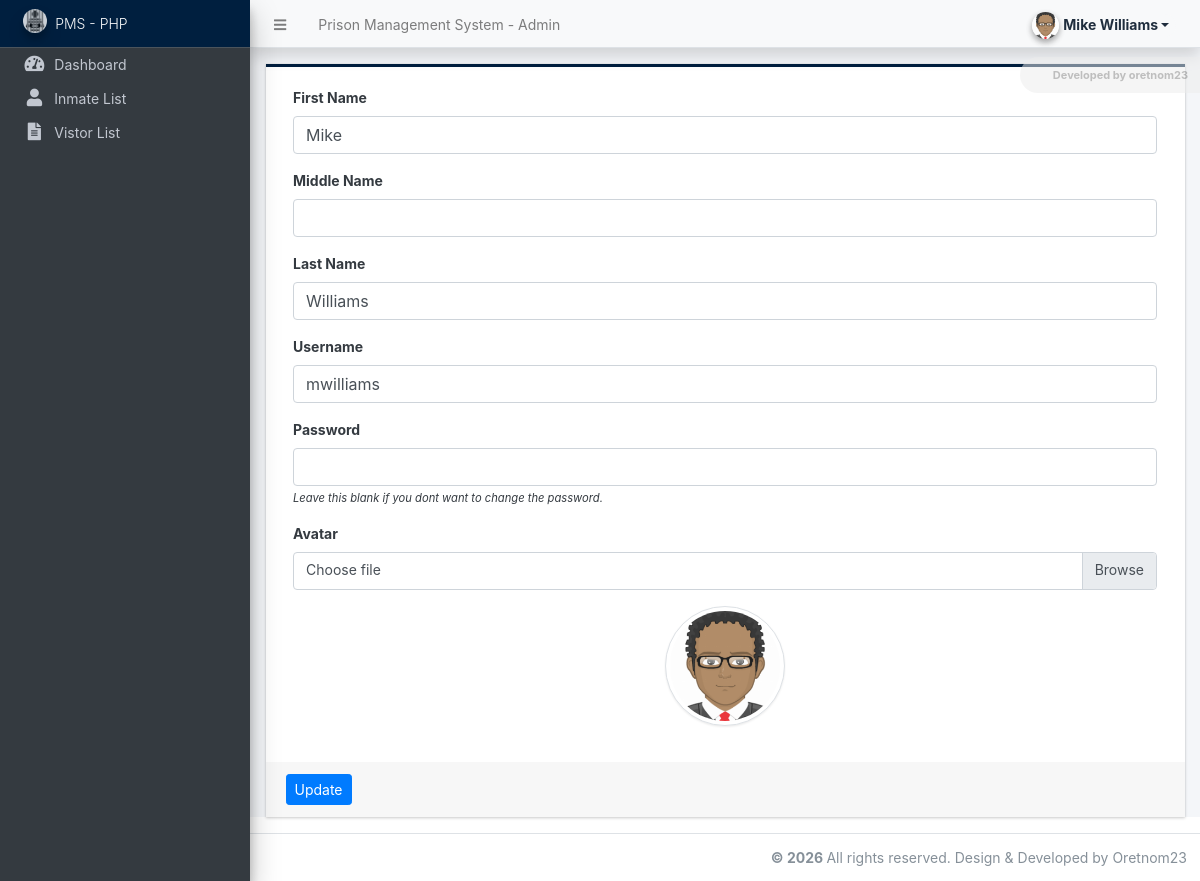
/admin/?page=user (signed in), run on the app's committed database.
### tables this page shows
CREATE TABLE `users` (
  `id` int(50) NOT NULL,
  `firstname` varchar(250) NOT NULL,
  `middlename` text DEFAULT NULL,
  `lastname` varchar(250) NOT NULL,
  `username` text NOT NULL,
  `password` text NOT NULL,
  `avatar` text DEFAULT NULL,
  `last_login` datetime DEFAULT NULL,
  `type` tinyint(1) NOT NULL DEFAULT 0,
  `date_added` datetime NOT NULL DEFAULT current_timestamp(),
  `date_updated` datetime DEFAULT current_timestamp() ON UPDATE current_timestamp()
);

### classes/DBConnection.php (called while the page is built, shortened)
<?php
class DBConnection{
    private $host = DB_SERVER;
    private $username = DB_USERNAME;
    private $password = DB_PASSWORD;
    private $database = DB_NAME;
    public $conn;
    public function __construct(){
        if (!isset($this->conn)) {
            $this->conn = new mysqli($this->host, $this->username, $this->password, $this->database);
        }
    }
}
?>

### classes/SystemSettings.php (called while the page is built, shortened)
<?php
class SystemSettings extends DBConnection{
	function userdata($field = ''){
		if(!empty($field)){
			if(isset($_SESSION['userdata'][$field]))
				return $_SESSION['userdata'][$field];
			else
				return null;
		}else{
			return false;
		}
	}
}
$_settings = new SystemSettings();
?>

### config.php (called while the page is built, shortened)
<?php
require_once('classes/DBConnection.php');
require_once('classes/SystemSettings.php');
function validate_image($file){
    global $_settings;
	if(!empty($file)){
        $ex = explode("?",$file);
        $file = $ex[0];
        $ts = isset($ex[1]) ? "?".$ex[1] : '';
		if(is_file(base_app.$file)){
			return base_url.$file.$ts;
		}else{
			return base_url.($_settings->info('logo'));
		}
	}else{
		return base_url.($_settings->info('logo'));
	}
}
?>

### admin/user/index.php (the view, shortened to what this page needs)
<?php
$user = $conn->query("SELECT * FROM users where id ='".$_settings->userdata('id')."'");
foreach($user->fetch_array() as $k =>$v){
	$meta[$k] = $v;
}
?>
<div class="card card-outline rounded-0 card-navy">
	<div class="card-body">
		<div class="container-fluid">
			<form action="" id="manage-user">
				<div class="form-group">
					<label for="name">First Name</label>
					<input type="text" name="firstname" id="firstname" class="form-control" value="<?php echo isset($meta['firstname']) ? $meta['firstname']: '' ?>" required>
				</div>
				<div class="form-group">
					<label for="name">Middle Name</label>
					<input type="text" name="middlename" id="middlename" class="form-control" value="<?php echo isset($meta['middlename']) ? $meta['middlename']: '' ?>">
				</div>
				<div class="form-group">
					<label for="name">Last Name</label>
					<input type="text" name="lastname" id="lastname" class="form-control" value="<?php echo isset($meta['lastname']) ? $meta['lastname']: '' ?>" required>
				</div>
				<div class="form-group">
					<label for="username">Username</label>
					<input type="text" name="username" id="username" class="form-control" value="<?php echo isset($meta['username']) ? $meta['username']: '' ?>" required  autocomplete="off">
				</div>
				<div class="form-group">
					<label for="password">Password</label>
					<input type="password" name="password" id="password" class="form-control" value="" autocomplete="off">
					<small><i>Leave this blank if you dont want to change the password.</i></small>
				</div>
				<div class="form-group">
					<label for="" class="control-label">Avatar</label>
					<div class="custom-file">
		              <label class="custom-file-label" for="customFile">Choose file</label>
		            </div>
				</div>
				<div class="form-group d-flex justify-content-center">
					<img src="<?php echo validate_image(isset($meta['avatar']) ? $meta['avatar'] :'') ?>" alt="" id="cimg" class="img-fluid img-thumbnail">
				</div>
			</form>
		</div>
	</div>
	<div class="card-footer">
			<div class="col-md-12">
				<div class="row">
					<button class="btn btn-sm btn-primary" form="manage-user">Update</button>
				</div>
			</div>
		</div>
</div>

### admin/user/index.php (style rules this page uses)
img#cimg { height: 15vh; width: 15vh; object-fit: cover; border-radius: 100% 100%; }

### data on the page
users: firstname "Mike", lastname "Williams", username "mwilliams", avatar (picture)

### other printed values
$_settings->info('name') "Prison Management System"
$_settings->userdata('firstname').' '.$_settings->userdata('lastname') "Mike Williams"
$_settings->info('short_name') "PMS - PHP"
